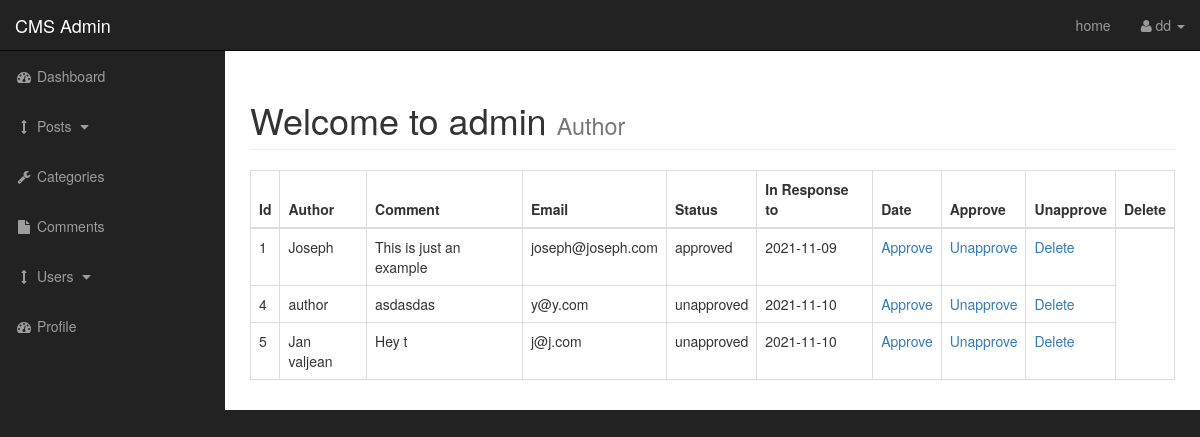
Before: /admin/comments.php (signed in) with the older database file.
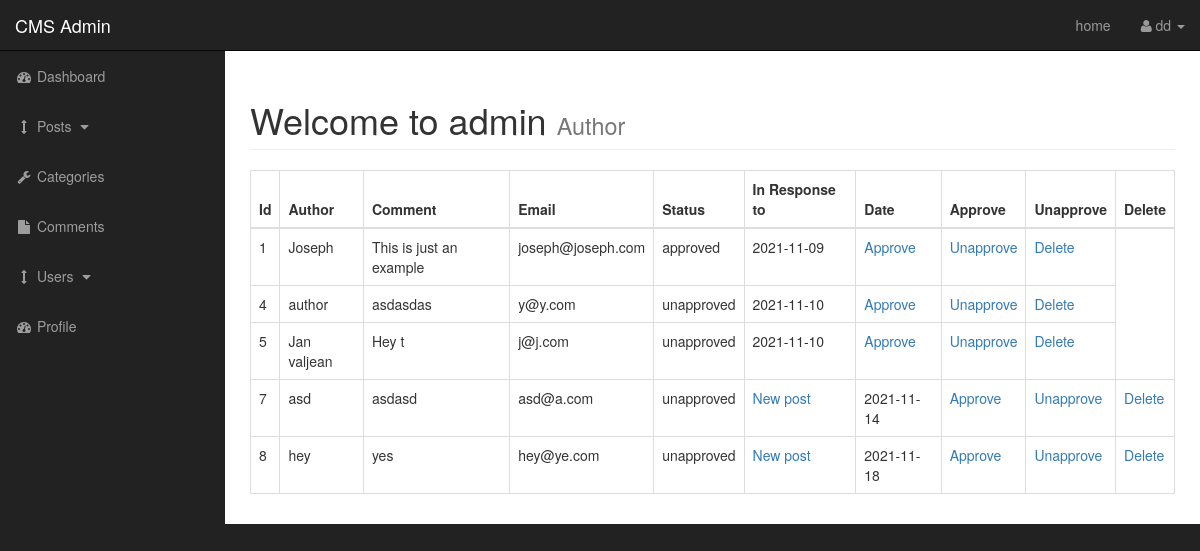
After: the same page with the newer database file.
### tables this page shows
CREATE TABLE `comments` (
  `comment_id` int(3) NOT NULL,
  `comment_post_id` int(3) NOT NULL,
  `comment_author` varchar(255) NOT NULL,
  `comment_email` varchar(255) NOT NULL,
  `comment_content` text NOT NULL,
  `comment_status` varchar(25) NOT NULL,
  `comment_date` date NOT NULL
);

CREATE TABLE `posts` (
  `post_id` int(3) NOT NULL,
  `post_category_id` int(3) NOT NULL,
  `post_title` varchar(255) NOT NULL,
  `post_author` varchar(255) NOT NULL,
  `post_date` date NOT NULL,
  `post_image` text NOT NULL,
  `post_content` text NOT NULL,
  `post_tags` varchar(255) NOT NULL,
  `post_comment_count` int(11) NOT NULL,
  `post_status` varchar(255) NOT NULL DEFAULT 'draft'
);

### admin/includes/view_all_comments.php (the view, shortened to what this page needs)
<table class="table table-bordered table-hover">
                            <thead>
                                <tr>
                                    <th>Id</th>
                                    <th>Author</th>
                                    <th>Comment</th>
                                    <th>Email</th>
                                    <th>Status</th>
                                    <th>In Response to</th>
                                    <th>Date</th>
                                    <th>Approve</th>
                                    <th>Unapprove</th>
                                    <th>Delete</th>
                                </tr>
                            </thead>
                            <tbody>
<?php
$query = "SELECT * FROM comments ";
$select_comments = mysqli_query($connection, $query);
                while($row = mysqli_fetch_assoc($select_comments)) {
                    $comment_id = $row['comment_id'];
                    $comment_post_id = $row['comment_post_id'];
                    $comment_author = $row['comment_author'];
                    $comment_content = $row['comment_content'];
                    $comment_email = $row['comment_email'];
                    $comment_status = $row['comment_status'];
                    $comment_date = $row['comment_date'];
                    echo "<tr>";
                        echo "<td>$comment_id</td>";
                        echo "<td>$comment_author</td>";
                        echo "<td>$comment_content</td>";
                        echo "<td>$comment_email </td>";
                        echo "<td>$comment_status</td>";
                        $query = "SELECT * FROM posts WHERE post_id =$comment_post_id";
                        $select_post_id_query = mysqli_query($connection, $query);
                        while($row = mysqli_fetch_assoc($select_post_id_query)){
                            $post_id = $row['post_id'];
                            $post_title = $row['post_title'];
                        echo "<td><a href='../post.php?p_id=$post_id'>$post_title</a></td>";
                        }
                        echo "<td>$comment_date</td>";
                        echo "<td><a href ='comments.php?approve=$comment_id'>Approve</a></td>";
                        echo "<td><a href ='comments.php?unapprove=$comment_id'>Unapprove</a></td>";
                        echo "<td><a href ='comments.php?delete=$comment_id'>Delete</a></td>";
                         echo "</tr>";
                }
?>
                        </tbody>
                        </table>

Changed rows visible on the page:
added comments: comment_id "7", comment_author "asd", comment_content "asdasd", comment_email "asd@a.com", comment_status "unapproved", comment_date "2021-11-14"
now on this page (row edited): posts: post_title "New post"
added comments: comment_id "8", comment_author "hey", comment_content "yes", comment_email "hey@ye.com", comment_status "unapproved", comment_date "2021-11-18"
